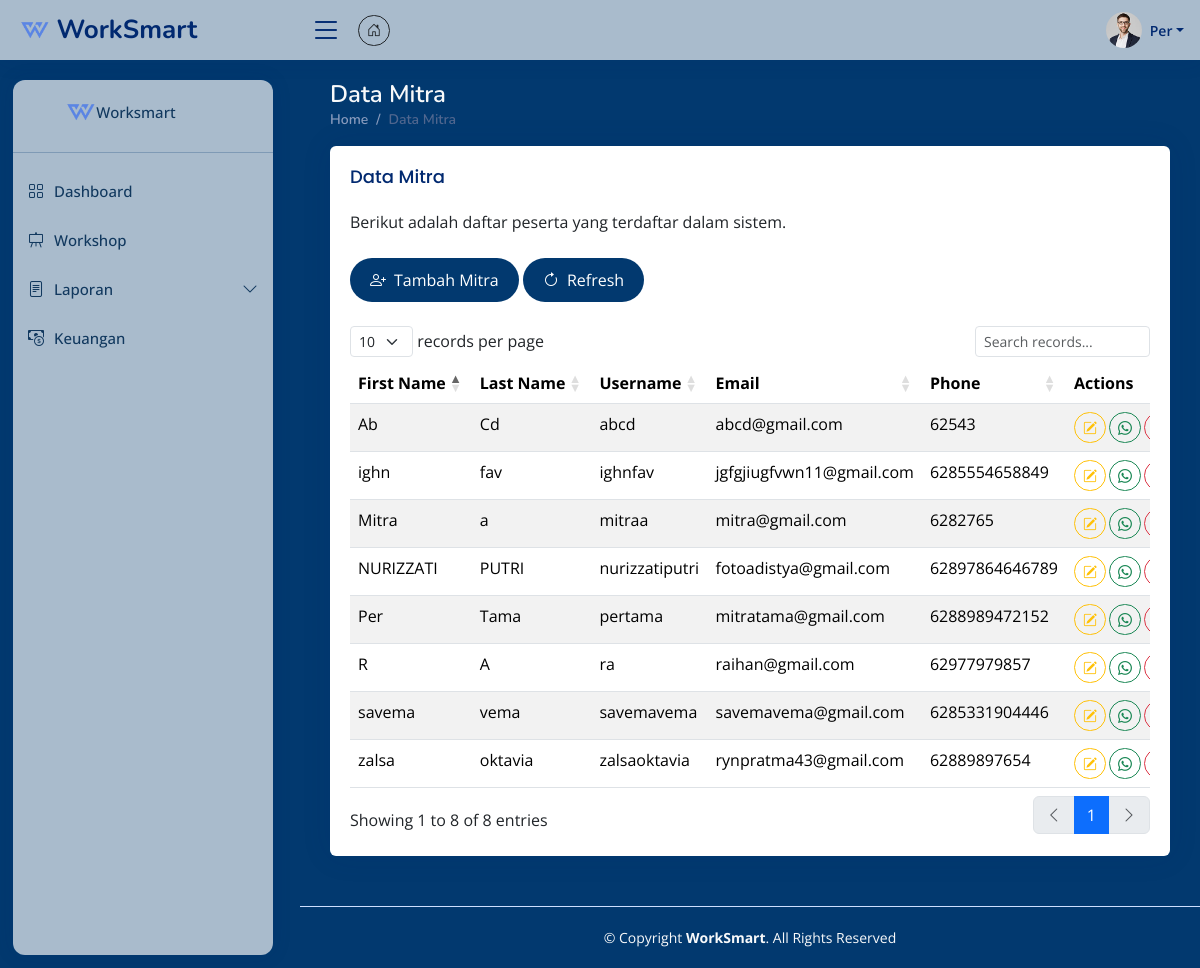
Screenshot of /pages/data-mitra.php (signed in) with the database file from the repository.
### tables this page shows
CREATE TABLE `users` (
  `user_id` int(11) NOT NULL,
  `username` varchar(50) NOT NULL,
  `password` varchar(255) NOT NULL,
  `first_name` varchar(50) NOT NULL,
  `last_name` varchar(50) NOT NULL,
  `email` varchar(100) NOT NULL,
  `phone` varchar(16) NOT NULL,
  `role` enum('admin','mitra','user') NOT NULL,
  `created_at` timestamp NOT NULL DEFAULT current_timestamp(),
  `updated_at` timestamp NOT NULL DEFAULT current_timestamp() ON UPDATE current_timestamp()
);

### controllers/function.php (called while the page is built, shortened)
<?php
function getUsersByRole($role) {
    require '../databases/database.php';
    $sql = "SELECT * FROM users WHERE role='$role'";
    $result = $conn->query($sql);
    if ($result->num_rows > 0) {
        return $result->fetch_all(MYSQLI_ASSOC);
    } else {
        return [];
    }
}
?>

### pages/data-mitra.php (the view, shortened to what this page needs)
<?php
require '../controllers/function.php';
?>
<!DOCTYPE html>
<html lang="en">
<head>
  <link href="assets/vendor/bootstrap/css/bootstrap.min.css" rel="stylesheet">
  <link href="assets/vendor/bootstrap-icons/bootstrap-icons.css" rel="stylesheet">
  <link href="assets/vendor/boxicons/css/boxicons.min.css" rel="stylesheet">
  <link href="assets/vendor/quill/quill.snow.css" rel="stylesheet">
  <link href="assets/vendor/quill/quill.bubble.css" rel="stylesheet">
  <link href="assets/vendor/remixicon/remixicon.css" rel="stylesheet">
  <link href="https://cdn.datatables.net/1.11.5/css/dataTables.bootstrap5.min.css" rel="stylesheet">
  <link href="https://cdn.datatables.net/responsive/2.2.9/css/responsive.bootstrap5.min.css" rel="stylesheet">
  <link href="https://cdn.datatables.net/buttons/2.2.2/css/buttons.bootstrap5.min.css" rel="stylesheet">
  <link href="assets/css/style.css" rel="stylesheet">
  <link href="assets/css/brand.css" rel="stylesheet">
</head>
<body>
  <?php require 'header.php'; ?>
  <?php require 'sidebar.php'; ?>
  <main id="main" class="main brand-bg-color">
    <div class="pagetitle">
      <h1 class="text-light">Data Mitra</h1>
      <nav>
        <ol class="breadcrumb">
          <li class="breadcrumb-item"><a href="dashboard.php">Home</a></li>
          <li class="breadcrumb-item active">Data Mitra</li>
        </ol>
      </nav>
    </div>
<section class="section dashboard">
      <div class="row">
        <div class="col-lg-12">
        <div class="card">
            <div class="card-body">
              <h5 class="card-title">Data Mitra</h5>
              <p class="text-dark">Berikut adalah daftar peserta yang terdaftar dalam sistem.</p>
              <a href="#" data-bs-toggle="modal" data-bs-target="#tambahMitra" class="brand-btn btn mt-2 mb-4 rounded-pill"><i class="bi bi-person-plus me-2"></i>Tambah Mitra</a>
              <a href="#" onclick="location.reload();" class="brand-btn btn mt-2 mb-4 rounded-pill"><i class="bi bi-arrow-clockwise me-2"></i>Refresh</a>
              <div class="table-responsive">
                <table class="table table-striped table-hover dt-responsive nowrap" id="participantTable" style="width:100%">
                <thead>
                  <tr>
                    <th>First Name</th>
                    <th>Last Name</th>
                    <th>Username</th>
                    <th>Email</th>
                    <th>Phone</th>
                    <th>Actions</th>
                  </tr>
                </thead>
                <tbody>
                  <?php
                  $users = getUsersByRole('mitra');
                  foreach($users as $user) {
                    ?>
                    <tr>
                      <td><?= $user['first_name'] ?></td>
                      <td><?= $user['last_name'] ?></td>
                      <td><?= $user['username'] ?></td>
                      <td><?= $user['email'] ?></td>
                      <td><?= $user['phone'] ?></td>
                      <td class="text-center">
                        <div class="btn-group" role="group">
                          <button type="button" class="btn btn-sm btn-outline-warning me-1 rounded-pill" data-bs-toggle="modal" data-bs-target="#editModal<?= $user['user_id'] ?>" title="Edit"><i class="bi bi-pencil-square"></i></button>
                          <a href="https://wa.me/<?= $user['phone'] ?>" target="_blank" class="btn btn-sm btn-outline-success me-1 rounded-pill" title="Kirim pesan di WhatsApp"><i class="bi bi-whatsapp"></i></a>
                          <a onclick="return confirm('Apakah anda yakin akan menghapus data dengan nama <?= $user['first_name'];?> ?')" href="../controllers/controller.php?deleteUser=<?= $user['user_id']; ?>" type="button" class="btn btn-sm btn-outline-danger rounded-pill" data-bs-toggle="tooltip" title="Delete"><i class="bi bi-trash"></i></a>
                        </div>
                      </td>
                    </tr>
                  <?php } ?>
                </tbody>
                </table>
              </div>
            </div>
          </div>
        </div>
      </div>
    </section>
  </main>
  <footer id="footer" class="footer brand-bg-color">
    <div class="copyright text-light">
      © Copyright <strong><span>WorkSmart</span></strong>. All Rights Reserved
    </div>
  </footer>
</body>
</html>

### pages/assets/css/style.css (style rules this page uses)
:root { scroll-behavior: smooth; }
body { font-family: "Open Sans", sans-serif; background: #02396f!important; color: #02396f!important; }
a { color: #275f96; text-decoration: none; }
h1, h2, h3, h4, h5, h6 { font-family: "Nunito", sans-serif; }
#main { margin-top: 60px; padding: 20px 30px; transition: all 0.3s; }
.pagetitle { margin-bottom: 10px; }
.pagetitle h1 { font-size: 24px; margin-bottom: 0; font-weight: 600; color: #012970; }
.card { margin-bottom: 30px; border: none; box-shadow: 0px 0 30px rgba(1, 41, 112, 0.1); }
.card-title { padding: 20px 0 15px 0; font-size: 18px; font-weight: 500; color: #012970; font-family: "Poppins", sans-serif; }
.card-body { padding: 0 20px 20px 20px; }
.breadcrumb { font-size: 14px; font-family: "Nunito", sans-serif; color: #899bbd; font-weight: 600; }
.breadcrumb a { color: #899bbd; transition: 0.3s; }
.breadcrumb .breadcrumb-item::before { color: #899bbd; }
.breadcrumb .active { color: #51678f; font-weight: 600; }
@media (min-width: 1200px) { #main, #footer { margin-left: 300px; } }
.footer { padding: 20px 0; font-size: 14px; transition: all 0.3s; border-top: 1px solid #cddfff; }
.footer .copyright { text-align: center; color: #012970; }

### pages/assets/css/brand.css (style rules this page uses)
.brand-bg-color { background-color: #02396f!important; }
.brand-btn { background-color: #02396f; color: white; border: none; padding: 10px 20px; border-radius: 5px; cursor: pointer; transition: all 0.3s ease; }
h1,h2,h3,h4,h5,p { color: white; }

### rows the page displays
users: first_name "Per", last_name "Tama", username "pertama", email "mitratama@gmail.com", phone "6288989472152"
users: first_name "zalsa", last_name "oktavia", username "zalsaoktavia", email "rynpratma43@gmail.com", phone "62889897654"
users: first_name "ighn", last_name "fav", username "ighnfav", email "jgfgjiugfvwn11@gmail.com", phone "6285554658849"
users: first_name "R", last_name "A", username "ra", email "raihan@gmail.com", phone "62977979857"
users: first_name "NURIZZATI", last_name "PUTRI", username "nurizzatiputri", email "fotoadistya@gmail.com", phone "62897864646789"
users: first_name "savema", last_name "vema", username "savemavema", email "savemavema@gmail.com", phone "6285331904446"
users: first_name "Mitra", last_name "a", username "mitraa", email "mitra@gmail.com", phone "6282765"
users: first_name "Ab", last_name "Cd", username "abcd", email "abcd@gmail.com", phone "62543"

### other values shown
$_SESSION['first_name'] "Per"
